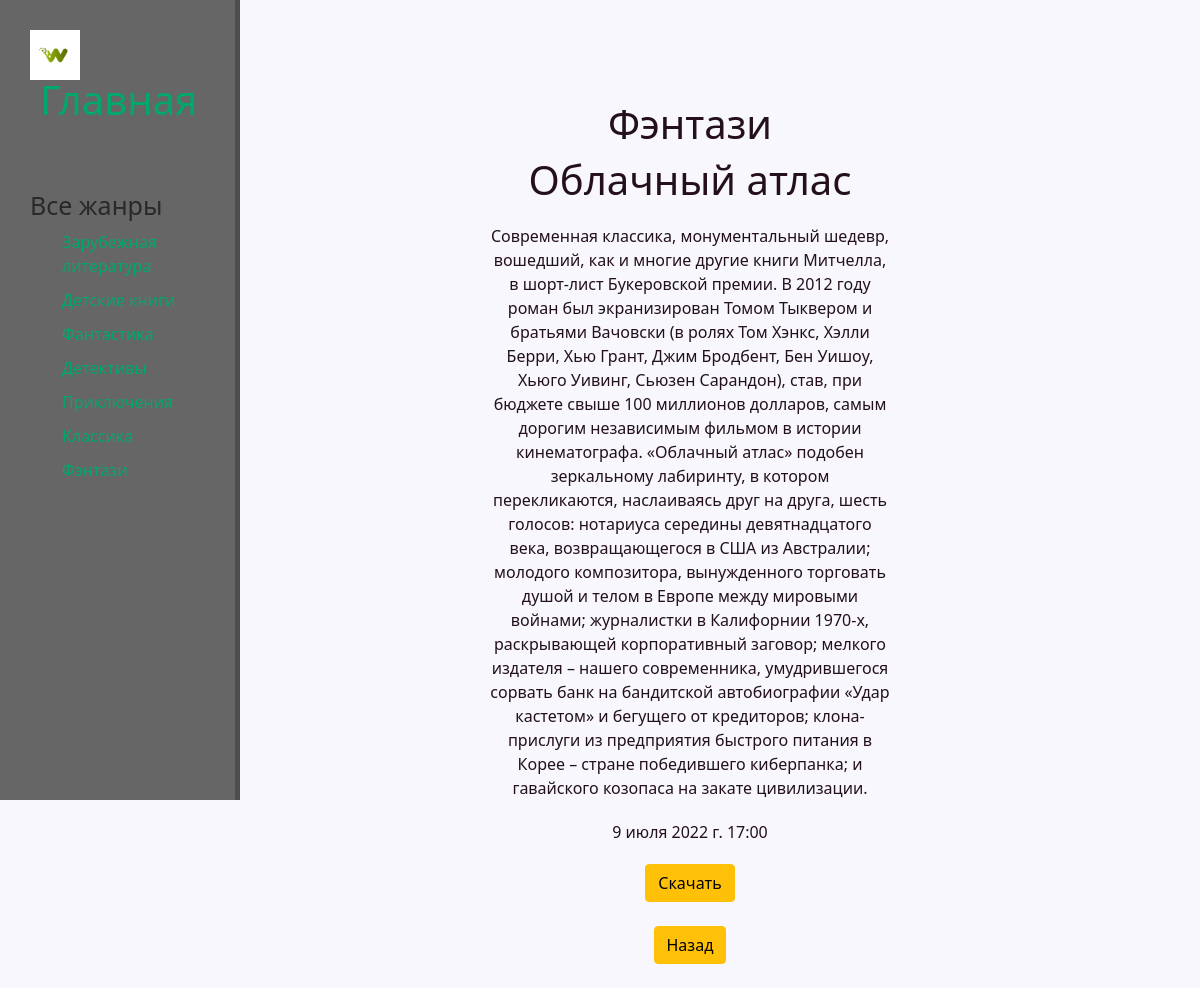
Screenshot of /фэнтази/1 with the database file from the repository.
### fantasy/models.py (models this page shows, shortened)
class FANTASY(models.Model):
    objects = None
    title = models.CharField('Название', max_length=50)
    author = models.CharField('Автор', max_length=50, default='')
    briefly = models.TextField('Краткая информация')
    book = models.FileField('Книга')
    data = models.DateTimeField('Дата добавления')
    image = models.FileField(upload_to='img/')
    class Meta:
        verbose_name = 'Фэнтази'
        verbose_name_plural = 'Фэнтази'

### fantasy/templates/fantasy_2.html (shortened to what this page needs)
{%extends 'new/base.html'%}
{% block shapka %}
    <div class="features">
        <h1>Фэнтази</h1>
        <h1>{{fant.title}}</h1>
        <p>{{fant.briefly}}</p>
        <p>{{fant.data}}</p>
        <a href="{{fant.book}}" class="btn btn-warning" download="">Скачать</a><br><br>
        <a href="{% url 'fantasy'%}"><span  class="btn btn-warning ">Назад</span></a><br><br>
    </div>
{% endblock %}

### new/static/new/new.css (style rules this page uses)
body { background: #f7f7fd; height: 100vh; }
main .features { float : right; color : #23101c; margin-top: 100px; text-align: center; width: 85%; }
main .features p { max-width: 400px; margin: 20px auto }

### rows the page displays
FANTASY: title "Облачный атлас", briefly "Современная классика, монументальный шедевр, вошедший, как и многие другие книги Митчелла, в шорт-лист Букеровской премии. В 2012 году роман был экранизирован Томом Тыквером и братьями Вачовски (в ролях Том Хэнкс, Хэлли Берри, Хью Грант, Джим Бродбент, Бен Уишоу, Хьюго Уивинг, Сьюзен Сарандон), став, при бюджете свыше 100 миллионов долларов, самым дорогим независимым фильмом в истории кинематографа. «Облачный атлас» подобен зеркальному лабиринту, в котором перекликаются, наслаиваясь друг на друга, шесть голосов: нотариуса середины девятнадцатого века, возвращающегося в США из Австралии; молодого композитора, вынужденного торговать душой и телом в Европе между мировыми войнами; журналистки в…", data "9 июля 2022 г. 17:00"
